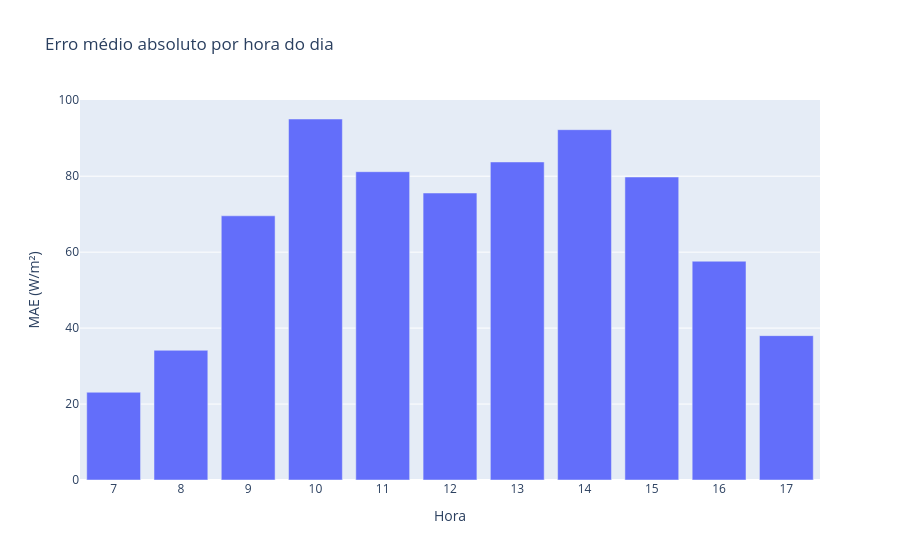

The code cell stored with this chart in its notebook:
### Markdown cell above
5.

### Code cell
melhor = modelos["Random Forest"]
y_pred = melhor.predict(X_test)

df_erro = pd.DataFrame({
    "data_hora": df["data_hora"].iloc[corte:].values,
    "real": y_test['radiacao_w_m2'].values,
    "previsto": y_pred,
})
df_erro["erro"] = df_erro["real"] - df_erro["previsto"]
df_erro["erro_abs"] = df_erro["erro"].abs()
df_erro["hora"] = pd.to_datetime(df_erro["data_hora"]).dt.hour

# erro médio absoluto por hora do dia
erro_hora = df_erro.groupby("hora")["erro_abs"].mean().reset_index()

fig = px.bar(erro_hora, x="hora", y="erro_abs",
             title="Erro médio absoluto por hora do dia",
             labels={"hora": "Hora", "erro_abs": "MAE (W/m²)"})
fig.update_xaxes(dtick=1)
fig.show()

### Figure 1 — Plotly figure (JSON) as saved in the notebook; plotly's stock layout.template omitted (floating-point values rounded to 4 significant figures)
{"data": [{"hovertemplate": "Hora=%{x}<br>MAE (W/m²)=%{y}<extra></extra>", "legendgroup": "", "marker": {"color": "#636efa", "pattern": {"shape": ""}}, "name": "", "orientation": "v", "showlegend": false, "textposition": "auto", "type": "bar", "x": [7, 8, 9, 10, 11, 12, 13, 14, 15, 16, 17], "xaxis": "x", "y": [23.1, 34.15, 69.57, 95.06, 81.19, 75.58, 83.75, 92.25, 79.79, 57.61, 38.01], "yaxis": "y"}], "layout": {"barmode": "relative", "legend": {"tracegroupgap": 0}, "title": {"text": "Erro médio absoluto por hora do dia"}, "xaxis": {"anchor": "y", "domain": [0, 1], "dtick": 1, "title": {"text": "Hora"}}, "yaxis": {"anchor": "x", "domain": [0, 1], "title": {"text": "MAE (W/m²)"}}}}
